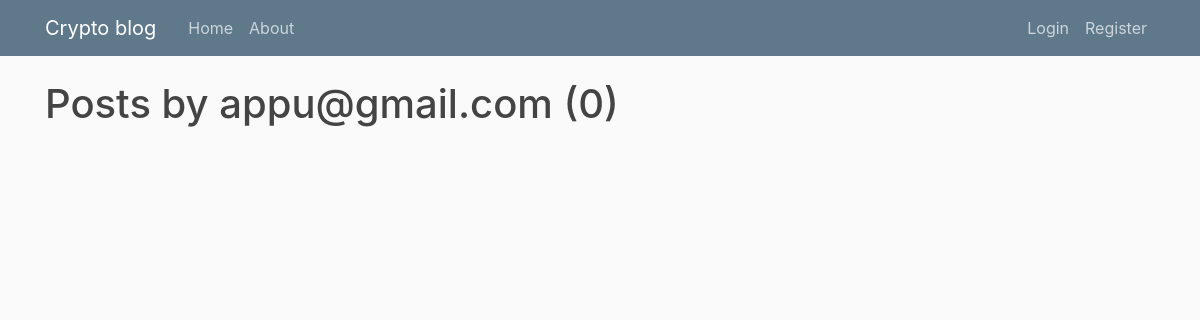
Before: /user/appu@gmail.com with the older database file.
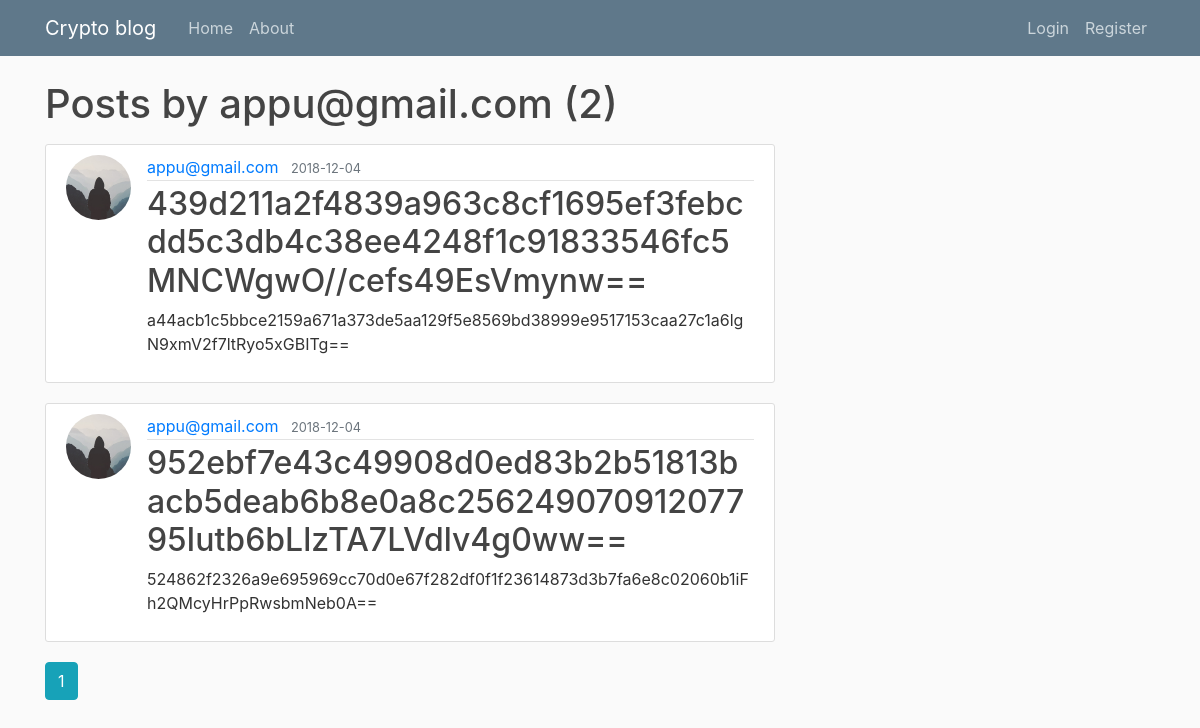
After: the same page with the newer database file.
### flaskblog/models.py (models this page shows, shortened)
class User(db.Model, UserMixin):
    id = db.Column(db.Integer, primary_key=True)
    username = db.Column(db.String(20), unique=True, nullable=False)
    email = db.Column(db.String(120), unique=True, nullable=False)
    image_file = db.Column(db.String(20), nullable=False, default='default.jpg')
    password = db.Column(db.String(60), nullable=False)
    posts = db.relationship('Post', backref='author', lazy=True)

class Post(db.Model):
    id = db.Column(db.Integer, primary_key=True)
    title = db.Column(db.Text, nullable=False)
    title_unencrypted = db.Column(db.Text, nullable=False)
    date_posted = db.Column(db.DateTime, nullable=False, default=datetime.utcnow)
    content = db.Column(db.Text, nullable=False)
    content_unencrypted = db.Column(db.Text, nullable=False)
    user_id = db.Column(db.Integer, db.ForeignKey('user.id'), nullable=False)
    hmac = db.relationship('Hmac', backref='author', lazy=True)

### flaskblog/routes.py (the view)
@app.route("/user/<string:username>")
def user_posts(username):
    page = request.args.get('page', 1, type=int)
    user = User.query.filter_by(username=username).first_or_404()
    posts = Post.query.filter_by(author=user)\
        .order_by(Post.date_posted.desc())\
        .paginate(page=page, per_page=5)
    return render_template('user_posts.html', posts=posts, user=user)

### flaskblog/templates/user_posts.html
{% extends "layout.html" %}
{% block content %}
    <h1 class="mb-3">Posts by {{ user.username }} ({{ posts.total }})</h1>
    {% for post in posts.items %}
        <article class="media content-section">
          <img class="rounded-circle article-img" src="{{ url_for('static', filename='profile_pics/' + post.author.image_file) }}">
          <div class="media-body">
            <div class="article-metadata">
              <a class="mr-2" href="{{ url_for('user_posts', username=post.author.username) }}">{{ post.author.username }}</a>
              <small class="text-muted">{{ post.date_posted.strftime('%Y-%m-%d') }}</small>
            </div>
            <h2><a class="article-title" href="{{ url_for('post', post_id=post.id) }}" style="word-break: break-all;">{{ post.title }}</a></h2>
            <p class="article-content" style="word-break: break-all; ">{{ post.content }}</p>
          </div>
        </article>
    {% endfor %}
    {% for page_num in posts.iter_pages(left_edge=1, right_edge=1, left_current=1, right_current=2) %}
      {% if page_num %}
        {% if posts.page == page_num %}
          <a class="btn btn-info mb-4" href="{{ url_for('user_posts', username=user.username, page=page_num) }}">{{ page_num }}</a>
        {% else %}
          <a class="btn btn-outline-info mb-4" href="{{ url_for('user_posts', username=user.username, page=page_num) }}">{{ page_num }}</a>
        {% endif %}
      {% else %}
        ...
      {% endif %}
    {% endfor %}
{% endblock content %}

### flaskblog/templates/layout.html (shortened to what this page needs)
<!DOCTYPE html>
<html>
<head>
    <link rel="stylesheet" href="https://maxcdn.bootstrapcdn.com/bootstrap/4.0.0/css/bootstrap.min.css">
    <link rel="stylesheet" type="text/css" href="{{ url_for('static', filename='main.css') }}">
</head>
<body>
    <header class="site-header">
      <nav class="navbar navbar-expand-md navbar-dark bg-steel fixed-top">
        <div class="container">
          <a class="navbar-brand mr-4" href="/">Crypto blog</a>
          <div class="collapse navbar-collapse" id="navbarToggle">
            <div class="navbar-nav mr-auto">
              <a class="nav-item nav-link" href="{{ url_for('home') }}">Home</a>
              <a class="nav-item nav-link" href="{{ url_for('about') }}">About</a>
            </div>
            <div class="navbar-nav">
              {% if current_user.is_authenticated %}
                <a class="nav-item nav-link" href="{{ url_for('new_post') }}">New Post</a>
                <a class="nav-item nav-link" href="{{ url_for('account') }}">Account</a>
                <a class="nav-item nav-link" href="{{ url_for('logout') }}">Logout</a>
              {% else %}
                <a class="nav-item nav-link" href="{{ url_for('login') }}">Login</a>
                <a class="nav-item nav-link" href="{{ url_for('register') }}">Register</a>
              {% endif %}
            </div>
          </div>
        </div>
      </nav>
    </header>
    <main role="main" class="container">
      <div class="row">
        <div class="col-md-8">
          {% block content %}{% endblock %}
        </div>
      </div>
    </main>
</body>
</html>

### flaskblog/static/main.css (style rules this page uses)
body { background: #fafafa; color: #333333; margin-top: 5rem; }
h1, h2, h3, h4, h5, h6 { color: #444444; }
.bg-steel { background-color: #5f788a; }
.site-header .navbar-nav .nav-link { color: #cbd5db; }
.content-section { background: #ffffff; padding: 10px 20px; border: 1px solid #dddddd; border-radius: 3px; margin-bottom: 20px; }
.article-title { color: #444444; }
.article-content { white-space: pre-line; }
.article-img { height: 65px; width: 65px; margin-right: 16px; }
.article-metadata { padding-bottom: 1px; margin-bottom: 4px; border-bottom: 1px solid #e3e3e3 }

Changed rows visible on the page:
added Post: image_file (placeholder picture), author.username "appu@gmail.com", date_posted "2018-12-04", title "439d211a2f4839a963c8cf1695ef3febcdd5c3db4c38ee4248f1c91833546fc5MNCWgwO//cefs49EsVmynw==", content "a44acb1c5bbce2159a671a373de5aa129f5e8569bd38999e9517153caa27c1a6lgN9xmV2f7ltRyo5xGBITg=="
added Post: image_file (placeholder picture), author.username "appu@gmail.com", date_posted "2018-12-04", title "952ebf7e43c49908d0ed83b2b51813bacb5deab6b8e0a8c25624907091207795Iutb6bLlzTA7LVdlv4g0ww==", content "524862f2326a9e695969cc70d0e67f282df0f1f23614873d3b7fa6e8c02060b1iFh2QMcyHrPpRwsbmNeb0A=="
Other visible differences:
{{ posts.total }}: "0" → "2"
new list line: "1"
